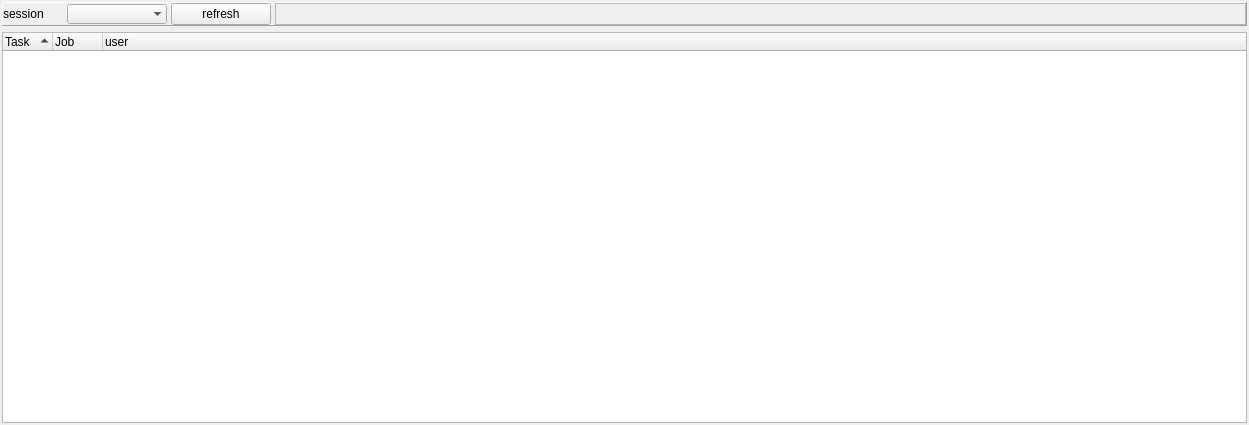
<?xml version="1.0" encoding="UTF-8"?>
<ui version="4.0">
 <class>Form</class>
 <widget class="QWidget" name="Form">
  <property name="geometry">
   <rect>
    <x>0</x>
    <y>0</y>
    <width>1249</width>
    <height>425</height>
   </rect>
  </property>
  <property name="windowTitle">
   <string>Form</string>
  </property>
  <layout class="QVBoxLayout" name="verticalLayout">
   <property name="spacing">
    <number>0</number>
   </property>
   <property name="margin">
    <number>0</number>
   </property>
   <item>
    <widget class="QSplitter" name="splitter">
     <property name="orientation">
      <enum>Qt::Horizontal</enum>
     </property>
     <widget class="QWidget" name="widget" native="true">
      <layout class="QVBoxLayout" name="verticalLayout_3">
       <property name="margin">
        <number>2</number>
       </property>
       <item>
        <widget class="QFrame" name="frame">
         <property name="maximumSize">
          <size>
           <width>16777215</width>
           <height>30</height>
          </size>
         </property>
         <property name="frameShape">
          <enum>QFrame::Panel</enum>
         </property>
         <property name="frameShadow">
          <enum>QFrame::Raised</enum>
         </property>
         <property name="lineWidth">
          <number>1</number>
         </property>
         <property name="midLineWidth">
          <number>1</number>
         </property>
         <layout class="QGridLayout" name="gridLayout">
          <property name="horizontalSpacing">
           <number>4</number>
          </property>
          <property name="verticalSpacing">
           <number>0</number>
          </property>
          <property name="margin">
           <number>0</number>
          </property>
          <item row="1" column="0">
           <widget class="QLabel" name="label">
            <property name="maximumSize">
             <size>
              <width>60</width>
              <height>16777215</height>
             </size>
            </property>
            <property name="text">
             <string>session</string>
            </property>
           </widget>
          </item>
          <item row="1" column="1">
           <widget class="QComboBox" name="ProjectComboBox">
            <property name="maximumSize">
             <size>
              <width>100</width>
              <height>16777215</height>
             </size>
            </property>
            <property name="editable">
             <bool>false</bool>
            </property>
            <property name="frame">
             <bool>false</bool>
            </property>
           </widget>
          </item>
          <item row="1" column="2">
           <widget class="QPushButton" name="refreshPushButton">
            <property name="maximumSize">
             <size>
              <width>100</width>
              <height>16777215</height>
             </size>
            </property>
            <property name="text">
             <string>refresh</string>
            </property>
           </widget>
          </item>
          <item row="1" column="3">
           <widget class="QFrame" name="frame_2">
            <property name="minimumSize">
             <size>
              <width>50</width>
              <height>0</height>
             </size>
            </property>
            <property name="frameShape">
             <enum>QFrame::StyledPanel</enum>
            </property>
            <property name="frameShadow">
             <enum>QFrame::Raised</enum>
            </property>
           </widget>
          </item>
         </layout>
        </widget>
       </item>
       <item>
        <widget class="QTreeWidget" name="list">
         <property name="sizePolicy">
          <sizepolicy hsizetype="Minimum" vsizetype="Expanding">
           <horstretch>0</horstretch>
           <verstretch>0</verstretch>
          </sizepolicy>
         </property>
         <property name="minimumSize">
          <size>
           <width>0</width>
           <height>0</height>
          </size>
         </property>
         <property name="frameShape">
          <enum>QFrame::StyledPanel</enum>
         </property>
         <property name="frameShadow">
          <enum>QFrame::Plain</enum>
         </property>
         <property name="lineWidth">
          <number>0</number>
         </property>
         <property name="autoScroll">
          <bool>false</bool>
         </property>
         <property name="tabKeyNavigation">
          <bool>false</bool>
         </property>
         <property name="alternatingRowColors">
          <bool>true</bool>
         </property>
         <property name="rootIsDecorated">
          <bool>true</bool>
         </property>
         <property name="uniformRowHeights">
          <bool>true</bool>
         </property>
         <property name="sortingEnabled">
          <bool>true</bool>
         </property>
         <property name="animated">
          <bool>true</bool>
         </property>
         <property name="allColumnsShowFocus">
          <bool>false</bool>
         </property>
         <property name="wordWrap">
          <bool>true</bool>
         </property>
         <property name="expandsOnDoubleClick">
          <bool>false</bool>
         </property>
         <attribute name="headerCascadingSectionResizes">
          <bool>false</bool>
         </attribute>
         <attribute name="headerDefaultSectionSize">
          <number>50</number>
         </attribute>
         <attribute name="headerHighlightSections">
          <bool>true</bool>
         </attribute>
         <attribute name="headerMinimumSectionSize">
          <number>40</number>
         </attribute>
         <attribute name="headerStretchLastSection">
          <bool>true</bool>
         </attribute>
         <column>
          <property name="text">
           <string>Task</string>
          </property>
         </column>
         <column>
          <property name="text">
           <string>Job</string>
          </property>
         </column>
         <column>
          <property name="text">
           <string>user</string>
          </property>
         </column>
        </widget>
       </item>
      </layout>
     </widget>
    </widget>
   </item>
  </layout>
 </widget>
 <resources/>
 <connections>
  <connection>
   <sender>refreshPushButton</sender>
   <signal>clicked()</signal>
   <receiver>Form</receiver>
   <slot>refresh()</slot>
   <hints>
    <hint type="sourcelabel">
     <x>220</x>
     <y>14</y>
    </hint>
    <hint type="destinationlabel">
     <x>624</x>
     <y>212</y>
    </hint>
   </hints>
  </connection>
 </connections>
 <slots>
  <slot>refresh()</slot>
 </slots>
</ui>
